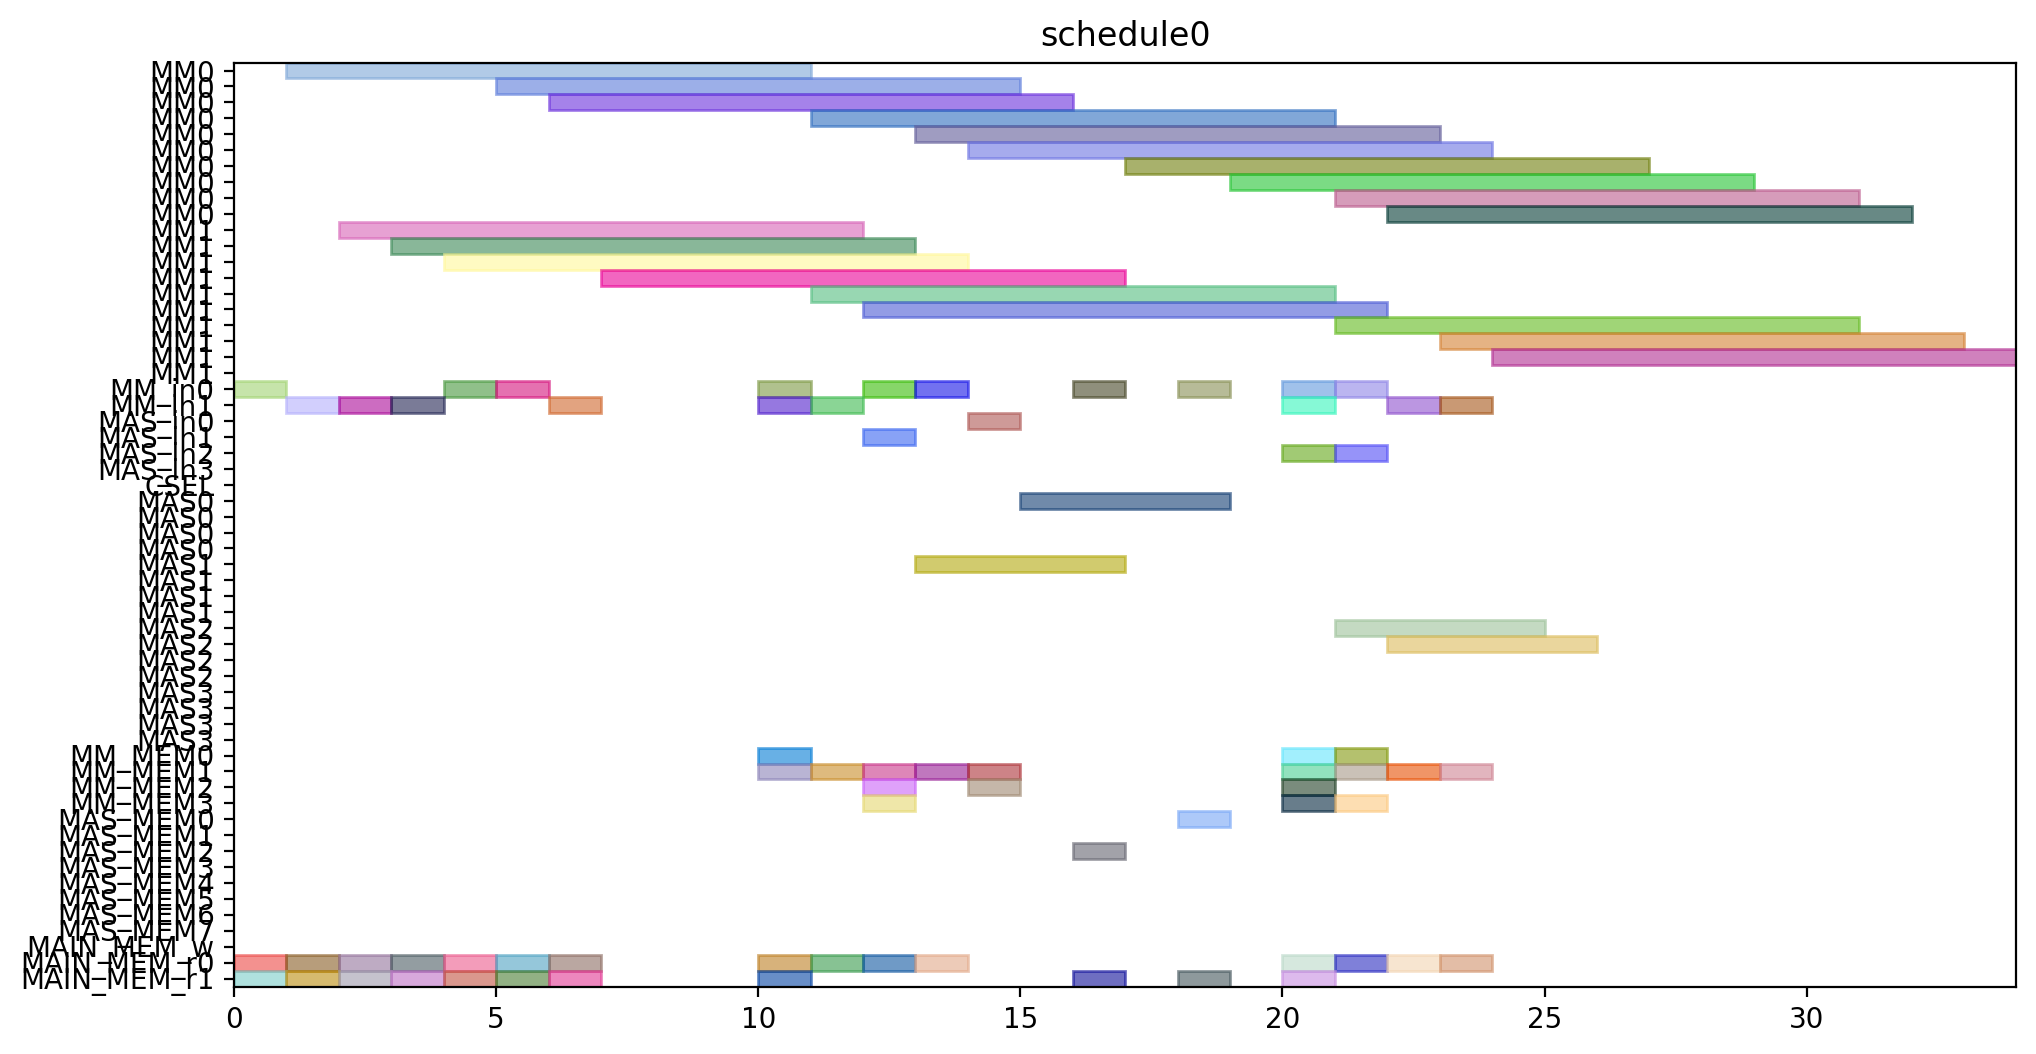

Source code (Python):
from pyschedule import Scenario, solvers, plotters, alt


def solve():
	horizon = 120
	S = Scenario("schedule0", horizon=horizon)

	# resource
	MM = S.Resources('MM', num=2, size=10)
	MM_in = S.Resources('MM_in', num=2)
	MAS_in = S.Resources('MAS_in', num=4)
	CSEL = S.Resource('CSEL')
	MAS = S.Resources('MAS', num=4, size=4, periods=range(1, horizon))
	MM_MEM = S.Resources('MM_MEM', num=4)
	MAS_MEM = S.Resources('MAS_MEM', num=8)
	MAIN_MEM_w = S.Resource('MAIN_MEM_w', size=1)
	MAIN_MEM_r = S.Resources('MAIN_MEM_r', num=2)

	# result of previous scheduling

	# new tasks
	Z_exp2 = S.Task('Z_exp2', length=10, delay_cost=1)
	Z_exp2 += alt(MM)
	Z_exp2_in = S.Task('Z_exp2_in', length=1, delay_cost=1)
	Z_exp2_in += alt(MM_in)
	S += Z_exp2_in*MM_in[0]<=Z_exp2*MM[0]
	S += Z_exp2_in*MM_in[1]<=Z_exp2*MM[1]
	Z_exp2_mem0 = S.Task('Z_exp2_mem0', length=1, delay_cost=1)
	Z_exp2_mem0 += MAIN_MEM_r[0]
	S += Z_exp2_mem0 <= Z_exp2

	Z_exp2_mem1 = S.Task('Z_exp2_mem1', length=1, delay_cost=1)
	Z_exp2_mem1 += MAIN_MEM_r[1]
	S += Z_exp2_mem1 <= Z_exp2

	NX0 = S.Task('NX0', length=10, delay_cost=1)
	NX0 += alt(MM)
	NX0_in = S.Task('NX0_in', length=1, delay_cost=1)
	NX0_in += alt(MM_in)
	S += NX0_in*MM_in[0]<=NX0*MM[0]
	S += NX0_in*MM_in[1]<=NX0*MM[1]
	NX0_mem0 = S.Task('NX0_mem0', length=1, delay_cost=1)
	NX0_mem0 += MAIN_MEM_r[0]
	S += NX0_mem0 <= NX0

	NX0_mem1 = S.Task('NX0_mem1', length=1, delay_cost=1)
	NX0_mem1 += MAIN_MEM_r[1]
	S += NX0_mem1 <= NX0

	k0_10_Z1 = S.Task('k0_10_Z1', length=10, delay_cost=1)
	k0_10_Z1 += alt(MM)
	k0_10_Z1_in = S.Task('k0_10_Z1_in', length=1, delay_cost=1)
	k0_10_Z1_in += alt(MM_in)
	S += k0_10_Z1_in*MM_in[0]<=k0_10_Z1*MM[0]
	S += k0_10_Z1_in*MM_in[1]<=k0_10_Z1*MM[1]
	k0_10_Z1_mem0 = S.Task('k0_10_Z1_mem0', length=1, delay_cost=1)
	k0_10_Z1_mem0 += MAIN_MEM_r[0]
	S += k0_10_Z1_mem0 <= k0_10_Z1

	k0_10_Z1_mem1 = S.Task('k0_10_Z1_mem1', length=1, delay_cost=1)
	k0_10_Z1_mem1 += MAIN_MEM_r[1]
	S += k0_10_Z1_mem1 <= k0_10_Z1

	DX0 = S.Task('DX0', length=10, delay_cost=1)
	DX0 += alt(MM)
	DX0_in = S.Task('DX0_in', length=1, delay_cost=1)
	DX0_in += alt(MM_in)
	S += DX0_in*MM_in[0]<=DX0*MM[0]
	S += DX0_in*MM_in[1]<=DX0*MM[1]
	DX0_mem0 = S.Task('DX0_mem0', length=1, delay_cost=1)
	DX0_mem0 += MAIN_MEM_r[0]
	S += DX0_mem0 <= DX0

	DX0_mem1 = S.Task('DX0_mem1', length=1, delay_cost=1)
	DX0_mem1 += MAIN_MEM_r[1]
	S += DX0_mem1 <= DX0

	NY0 = S.Task('NY0', length=10, delay_cost=1)
	NY0 += alt(MM)
	NY0_in = S.Task('NY0_in', length=1, delay_cost=1)
	NY0_in += alt(MM_in)
	S += NY0_in*MM_in[0]<=NY0*MM[0]
	S += NY0_in*MM_in[1]<=NY0*MM[1]
	NY0_mem0 = S.Task('NY0_mem0', length=1, delay_cost=1)
	NY0_mem0 += MAIN_MEM_r[0]
	S += NY0_mem0 <= NY0

	NY0_mem1 = S.Task('NY0_mem1', length=1, delay_cost=1)
	NY0_mem1 += MAIN_MEM_r[1]
	S += NY0_mem1 <= NY0

	k2_14_Z1 = S.Task('k2_14_Z1', length=10, delay_cost=1)
	k2_14_Z1 += alt(MM)
	k2_14_Z1_in = S.Task('k2_14_Z1_in', length=1, delay_cost=1)
	k2_14_Z1_in += alt(MM_in)
	S += k2_14_Z1_in*MM_in[0]<=k2_14_Z1*MM[0]
	S += k2_14_Z1_in*MM_in[1]<=k2_14_Z1*MM[1]
	k2_14_Z1_mem0 = S.Task('k2_14_Z1_mem0', length=1, delay_cost=1)
	k2_14_Z1_mem0 += MAIN_MEM_r[0]
	S += k2_14_Z1_mem0 <= k2_14_Z1

	k2_14_Z1_mem1 = S.Task('k2_14_Z1_mem1', length=1, delay_cost=1)
	k2_14_Z1_mem1 += MAIN_MEM_r[1]
	S += k2_14_Z1_mem1 <= k2_14_Z1

	DY0 = S.Task('DY0', length=10, delay_cost=1)
	DY0 += alt(MM)
	DY0_in = S.Task('DY0_in', length=1, delay_cost=1)
	DY0_in += alt(MM_in)
	S += DY0_in*MM_in[0]<=DY0*MM[0]
	S += DY0_in*MM_in[1]<=DY0*MM[1]
	DY0_mem0 = S.Task('DY0_mem0', length=1, delay_cost=1)
	DY0_mem0 += MAIN_MEM_r[0]
	S += DY0_mem0 <= DY0

	DY0_mem1 = S.Task('DY0_mem1', length=1, delay_cost=1)
	DY0_mem1 += MAIN_MEM_r[1]
	S += DY0_mem1 <= DY0

	Z_exp3 = S.Task('Z_exp3', length=10, delay_cost=1)
	Z_exp3 += alt(MM)
	Z_exp3_in = S.Task('Z_exp3_in', length=1, delay_cost=1)
	Z_exp3_in += alt(MM_in)
	S += Z_exp3_in*MM_in[0]<=Z_exp3*MM[0]
	S += Z_exp3_in*MM_in[1]<=Z_exp3*MM[1]
	Z_exp3_mem0 = S.Task('Z_exp3_mem0', length=1, delay_cost=1)
	Z_exp3_mem0 += alt(MM_MEM)
	S += (Z_exp2*MM[0])-1 < Z_exp3_mem0*MM_MEM[0]
	S += (Z_exp2*MM[1])-1 < Z_exp3_mem0*MM_MEM[2]
	S += Z_exp3_mem0 <= Z_exp3

	Z_exp3_mem1 = S.Task('Z_exp3_mem1', length=1, delay_cost=1)
	Z_exp3_mem1 += MAIN_MEM_r[1]
	S += Z_exp3_mem1 <= Z_exp3

	NX1_ = S.Task('NX1_', length=4, delay_cost=1)
	NX1_ += alt(MAS)
	NX1__in = S.Task('NX1__in', length=1, delay_cost=1)
	NX1__in += alt(MAS_in)
	S += NX1__in*MAS_in[0]<=NX1_*MAS[0]

	S += NX1__in*MAS_in[1]<=NX1_*MAS[1]

	S += NX1__in*MAS_in[2]<=NX1_*MAS[2]

	S += NX1__in*MAS_in[3]<=NX1_*MAS[3]

	NX1__mem0 = S.Task('NX1__mem0', length=1, delay_cost=1)
	NX1__mem0 += alt(MM_MEM)
	S += (NX0*MM[0])-1 < NX1__mem0*MM_MEM[0]
	S += (NX0*MM[1])-1 < NX1__mem0*MM_MEM[2]
	S += NX1__mem0 <= NX1_

	NX1__mem1 = S.Task('NX1__mem1', length=1, delay_cost=1)
	NX1__mem1 += alt(MM_MEM)
	S += (k0_10_Z1*MM[0])-1 < NX1__mem1*MM_MEM[1]
	S += (k0_10_Z1*MM[1])-1 < NX1__mem1*MM_MEM[3]
	S += NX1__mem1 <= NX1_

	k0_9_Z2 = S.Task('k0_9_Z2', length=10, delay_cost=1)
	k0_9_Z2 += alt(MM)
	k0_9_Z2_in = S.Task('k0_9_Z2_in', length=1, delay_cost=1)
	k0_9_Z2_in += alt(MM_in)
	S += k0_9_Z2_in*MM_in[0]<=k0_9_Z2*MM[0]
	S += k0_9_Z2_in*MM_in[1]<=k0_9_Z2*MM[1]
	k0_9_Z2_mem0 = S.Task('k0_9_Z2_mem0', length=1, delay_cost=1)
	k0_9_Z2_mem0 += MAIN_MEM_r[0]
	S += k0_9_Z2_mem0 <= k0_9_Z2

	k0_9_Z2_mem1 = S.Task('k0_9_Z2_mem1', length=1, delay_cost=1)
	k0_9_Z2_mem1 += alt(MM_MEM)
	S += (Z_exp2*MM[0])-1 < k0_9_Z2_mem1*MM_MEM[1]
	S += (Z_exp2*MM[1])-1 < k0_9_Z2_mem1*MM_MEM[3]
	S += k0_9_Z2_mem1 <= k0_9_Z2

	k1_9_Z2 = S.Task('k1_9_Z2', length=10, delay_cost=1)
	k1_9_Z2 += alt(MM)
	k1_9_Z2_in = S.Task('k1_9_Z2_in', length=1, delay_cost=1)
	k1_9_Z2_in += alt(MM_in)
	S += k1_9_Z2_in*MM_in[0]<=k1_9_Z2*MM[0]
	S += k1_9_Z2_in*MM_in[1]<=k1_9_Z2*MM[1]
	k1_9_Z2_mem0 = S.Task('k1_9_Z2_mem0', length=1, delay_cost=1)
	k1_9_Z2_mem0 += MAIN_MEM_r[0]
	S += k1_9_Z2_mem0 <= k1_9_Z2

	k1_9_Z2_mem1 = S.Task('k1_9_Z2_mem1', length=1, delay_cost=1)
	k1_9_Z2_mem1 += alt(MM_MEM)
	S += (Z_exp2*MM[0])-1 < k1_9_Z2_mem1*MM_MEM[1]
	S += (Z_exp2*MM[1])-1 < k1_9_Z2_mem1*MM_MEM[3]
	S += k1_9_Z2_mem1 <= k1_9_Z2

	NY1_ = S.Task('NY1_', length=4, delay_cost=1)
	NY1_ += alt(MAS)
	NY1__in = S.Task('NY1__in', length=1, delay_cost=1)
	NY1__in += alt(MAS_in)
	S += NY1__in*MAS_in[0]<=NY1_*MAS[0]

	S += NY1__in*MAS_in[1]<=NY1_*MAS[1]

	S += NY1__in*MAS_in[2]<=NY1_*MAS[2]

	S += NY1__in*MAS_in[3]<=NY1_*MAS[3]

	NY1__mem0 = S.Task('NY1__mem0', length=1, delay_cost=1)
	NY1__mem0 += alt(MM_MEM)
	S += (NY0*MM[0])-1 < NY1__mem0*MM_MEM[0]
	S += (NY0*MM[1])-1 < NY1__mem0*MM_MEM[2]
	S += NY1__mem0 <= NY1_

	NY1__mem1 = S.Task('NY1__mem1', length=1, delay_cost=1)
	NY1__mem1 += alt(MM_MEM)
	S += (k2_14_Z1*MM[0])-1 < NY1__mem1*MM_MEM[1]
	S += (k2_14_Z1*MM[1])-1 < NY1__mem1*MM_MEM[3]
	S += NY1__mem1 <= NY1_

	k2_13_Z2 = S.Task('k2_13_Z2', length=10, delay_cost=1)
	k2_13_Z2 += alt(MM)
	k2_13_Z2_in = S.Task('k2_13_Z2_in', length=1, delay_cost=1)
	k2_13_Z2_in += alt(MM_in)
	S += k2_13_Z2_in*MM_in[0]<=k2_13_Z2*MM[0]
	S += k2_13_Z2_in*MM_in[1]<=k2_13_Z2*MM[1]
	k2_13_Z2_mem0 = S.Task('k2_13_Z2_mem0', length=1, delay_cost=1)
	k2_13_Z2_mem0 += MAIN_MEM_r[0]
	S += k2_13_Z2_mem0 <= k2_13_Z2

	k2_13_Z2_mem1 = S.Task('k2_13_Z2_mem1', length=1, delay_cost=1)
	k2_13_Z2_mem1 += alt(MM_MEM)
	S += (Z_exp2*MM[0])-1 < k2_13_Z2_mem1*MM_MEM[1]
	S += (Z_exp2*MM[1])-1 < k2_13_Z2_mem1*MM_MEM[3]
	S += k2_13_Z2_mem1 <= k2_13_Z2

	k3_14_Z2 = S.Task('k3_14_Z2', length=10, delay_cost=1)
	k3_14_Z2 += alt(MM)
	k3_14_Z2_in = S.Task('k3_14_Z2_in', length=1, delay_cost=1)
	k3_14_Z2_in += alt(MM_in)
	S += k3_14_Z2_in*MM_in[0]<=k3_14_Z2*MM[0]
	S += k3_14_Z2_in*MM_in[1]<=k3_14_Z2*MM[1]
	k3_14_Z2_mem0 = S.Task('k3_14_Z2_mem0', length=1, delay_cost=1)
	k3_14_Z2_mem0 += MAIN_MEM_r[0]
	S += k3_14_Z2_mem0 <= k3_14_Z2

	k3_14_Z2_mem1 = S.Task('k3_14_Z2_mem1', length=1, delay_cost=1)
	k3_14_Z2_mem1 += alt(MM_MEM)
	S += (Z_exp2*MM[0])-1 < k3_14_Z2_mem1*MM_MEM[1]
	S += (Z_exp2*MM[1])-1 < k3_14_Z2_mem1*MM_MEM[3]
	S += k3_14_Z2_mem1 <= k3_14_Z2

	Z_exp4 = S.Task('Z_exp4', length=10, delay_cost=1)
	Z_exp4 += alt(MM)
	Z_exp4_in = S.Task('Z_exp4_in', length=1, delay_cost=1)
	Z_exp4_in += alt(MM_in)
	S += Z_exp4_in*MM_in[0]<=Z_exp4*MM[0]
	S += Z_exp4_in*MM_in[1]<=Z_exp4*MM[1]
	Z_exp4_mem0 = S.Task('Z_exp4_mem0', length=1, delay_cost=1)
	Z_exp4_mem0 += alt(MM_MEM)
	S += (Z_exp3*MM[0])-1 < Z_exp4_mem0*MM_MEM[0]
	S += (Z_exp3*MM[1])-1 < Z_exp4_mem0*MM_MEM[2]
	S += Z_exp4_mem0 <= Z_exp4

	Z_exp4_mem1 = S.Task('Z_exp4_mem1', length=1, delay_cost=1)
	Z_exp4_mem1 += MAIN_MEM_r[1]
	S += Z_exp4_mem1 <= Z_exp4

	NX1 = S.Task('NX1', length=10, delay_cost=1)
	NX1 += alt(MM)
	NX1_in = S.Task('NX1_in', length=1, delay_cost=1)
	NX1_in += alt(MM_in)
	S += NX1_in*MM_in[0]<=NX1*MM[0]
	S += NX1_in*MM_in[1]<=NX1*MM[1]
	NX1_mem0 = S.Task('NX1_mem0', length=1, delay_cost=1)
	NX1_mem0 += alt(MAS_MEM)
	S += (NX1_*MAS[0])-1 < NX1_mem0*MAS_MEM[0]
	S += (NX1_*MAS[1])-1 < NX1_mem0*MAS_MEM[2]
	S += (NX1_*MAS[2])-1 < NX1_mem0*MAS_MEM[4]
	S += (NX1_*MAS[3])-1 < NX1_mem0*MAS_MEM[6]
	S += NX1_mem0 <= NX1

	NX1_mem1 = S.Task('NX1_mem1', length=1, delay_cost=1)
	NX1_mem1 += MAIN_MEM_r[1]
	S += NX1_mem1 <= NX1

	k0_8_Z3 = S.Task('k0_8_Z3', length=10, delay_cost=1)
	k0_8_Z3 += alt(MM)
	k0_8_Z3_in = S.Task('k0_8_Z3_in', length=1, delay_cost=1)
	k0_8_Z3_in += alt(MM_in)
	S += k0_8_Z3_in*MM_in[0]<=k0_8_Z3*MM[0]
	S += k0_8_Z3_in*MM_in[1]<=k0_8_Z3*MM[1]
	k0_8_Z3_mem0 = S.Task('k0_8_Z3_mem0', length=1, delay_cost=1)
	k0_8_Z3_mem0 += MAIN_MEM_r[0]
	S += k0_8_Z3_mem0 <= k0_8_Z3

	k0_8_Z3_mem1 = S.Task('k0_8_Z3_mem1', length=1, delay_cost=1)
	k0_8_Z3_mem1 += alt(MM_MEM)
	S += (Z_exp3*MM[0])-1 < k0_8_Z3_mem1*MM_MEM[1]
	S += (Z_exp3*MM[1])-1 < k0_8_Z3_mem1*MM_MEM[3]
	S += k0_8_Z3_mem1 <= k0_8_Z3

	DX1_ = S.Task('DX1_', length=4, delay_cost=1)
	DX1_ += alt(MAS)
	DX1__in = S.Task('DX1__in', length=1, delay_cost=1)
	DX1__in += alt(MAS_in)
	S += DX1__in*MAS_in[0]<=DX1_*MAS[0]

	S += DX1__in*MAS_in[1]<=DX1_*MAS[1]

	S += DX1__in*MAS_in[2]<=DX1_*MAS[2]

	S += DX1__in*MAS_in[3]<=DX1_*MAS[3]

	DX1__mem0 = S.Task('DX1__mem0', length=1, delay_cost=1)
	DX1__mem0 += alt(MM_MEM)
	S += (DX0*MM[0])-1 < DX1__mem0*MM_MEM[0]
	S += (DX0*MM[1])-1 < DX1__mem0*MM_MEM[2]
	S += DX1__mem0 <= DX1_

	DX1__mem1 = S.Task('DX1__mem1', length=1, delay_cost=1)
	DX1__mem1 += alt(MM_MEM)
	S += (k1_9_Z2*MM[0])-1 < DX1__mem1*MM_MEM[1]
	S += (k1_9_Z2*MM[1])-1 < DX1__mem1*MM_MEM[3]
	S += DX1__mem1 <= DX1_

	k1_8_Z3 = S.Task('k1_8_Z3', length=10, delay_cost=1)
	k1_8_Z3 += alt(MM)
	k1_8_Z3_in = S.Task('k1_8_Z3_in', length=1, delay_cost=1)
	k1_8_Z3_in += alt(MM_in)
	S += k1_8_Z3_in*MM_in[0]<=k1_8_Z3*MM[0]
	S += k1_8_Z3_in*MM_in[1]<=k1_8_Z3*MM[1]
	k1_8_Z3_mem0 = S.Task('k1_8_Z3_mem0', length=1, delay_cost=1)
	k1_8_Z3_mem0 += MAIN_MEM_r[0]
	S += k1_8_Z3_mem0 <= k1_8_Z3

	k1_8_Z3_mem1 = S.Task('k1_8_Z3_mem1', length=1, delay_cost=1)
	k1_8_Z3_mem1 += alt(MM_MEM)
	S += (Z_exp3*MM[0])-1 < k1_8_Z3_mem1*MM_MEM[1]
	S += (Z_exp3*MM[1])-1 < k1_8_Z3_mem1*MM_MEM[3]
	S += k1_8_Z3_mem1 <= k1_8_Z3

	NY1 = S.Task('NY1', length=10, delay_cost=1)
	NY1 += alt(MM)
	NY1_in = S.Task('NY1_in', length=1, delay_cost=1)
	NY1_in += alt(MM_in)
	S += NY1_in*MM_in[0]<=NY1*MM[0]
	S += NY1_in*MM_in[1]<=NY1*MM[1]
	NY1_mem0 = S.Task('NY1_mem0', length=1, delay_cost=1)
	NY1_mem0 += alt(MAS_MEM)
	S += (NY1_*MAS[0])-1 < NY1_mem0*MAS_MEM[0]
	S += (NY1_*MAS[1])-1 < NY1_mem0*MAS_MEM[2]
	S += (NY1_*MAS[2])-1 < NY1_mem0*MAS_MEM[4]
	S += (NY1_*MAS[3])-1 < NY1_mem0*MAS_MEM[6]
	S += NY1_mem0 <= NY1

	NY1_mem1 = S.Task('NY1_mem1', length=1, delay_cost=1)
	NY1_mem1 += MAIN_MEM_r[1]
	S += NY1_mem1 <= NY1

	k2_12_Z3 = S.Task('k2_12_Z3', length=10, delay_cost=1)
	k2_12_Z3 += alt(MM)
	k2_12_Z3_in = S.Task('k2_12_Z3_in', length=1, delay_cost=1)
	k2_12_Z3_in += alt(MM_in)
	S += k2_12_Z3_in*MM_in[0]<=k2_12_Z3*MM[0]
	S += k2_12_Z3_in*MM_in[1]<=k2_12_Z3*MM[1]
	k2_12_Z3_mem0 = S.Task('k2_12_Z3_mem0', length=1, delay_cost=1)
	k2_12_Z3_mem0 += MAIN_MEM_r[0]
	S += k2_12_Z3_mem0 <= k2_12_Z3

	k2_12_Z3_mem1 = S.Task('k2_12_Z3_mem1', length=1, delay_cost=1)
	k2_12_Z3_mem1 += alt(MM_MEM)
	S += (Z_exp3*MM[0])-1 < k2_12_Z3_mem1*MM_MEM[1]
	S += (Z_exp3*MM[1])-1 < k2_12_Z3_mem1*MM_MEM[3]
	S += k2_12_Z3_mem1 <= k2_12_Z3

	DY1_ = S.Task('DY1_', length=4, delay_cost=1)
	DY1_ += alt(MAS)
	DY1__in = S.Task('DY1__in', length=1, delay_cost=1)
	DY1__in += alt(MAS_in)
	S += DY1__in*MAS_in[0]<=DY1_*MAS[0]

	S += DY1__in*MAS_in[1]<=DY1_*MAS[1]

	S += DY1__in*MAS_in[2]<=DY1_*MAS[2]

	S += DY1__in*MAS_in[3]<=DY1_*MAS[3]

	DY1__mem0 = S.Task('DY1__mem0', length=1, delay_cost=1)
	DY1__mem0 += alt(MM_MEM)
	S += (DY0*MM[0])-1 < DY1__mem0*MM_MEM[0]
	S += (DY0*MM[1])-1 < DY1__mem0*MM_MEM[2]
	S += DY1__mem0 <= DY1_

	DY1__mem1 = S.Task('DY1__mem1', length=1, delay_cost=1)
	DY1__mem1 += alt(MM_MEM)
	S += (k3_14_Z2*MM[0])-1 < DY1__mem1*MM_MEM[1]
	S += (k3_14_Z2*MM[1])-1 < DY1__mem1*MM_MEM[3]
	S += DY1__mem1 <= DY1_

	k3_13_Z3 = S.Task('k3_13_Z3', length=10, delay_cost=1)
	k3_13_Z3 += alt(MM)
	k3_13_Z3_in = S.Task('k3_13_Z3_in', length=1, delay_cost=1)
	k3_13_Z3_in += alt(MM_in)
	S += k3_13_Z3_in*MM_in[0]<=k3_13_Z3*MM[0]
	S += k3_13_Z3_in*MM_in[1]<=k3_13_Z3*MM[1]
	k3_13_Z3_mem0 = S.Task('k3_13_Z3_mem0', length=1, delay_cost=1)
	k3_13_Z3_mem0 += MAIN_MEM_r[0]
	S += k3_13_Z3_mem0 <= k3_13_Z3

	k3_13_Z3_mem1 = S.Task('k3_13_Z3_mem1', length=1, delay_cost=1)
	k3_13_Z3_mem1 += alt(MM_MEM)
	S += (Z_exp3*MM[0])-1 < k3_13_Z3_mem1*MM_MEM[1]
	S += (Z_exp3*MM[1])-1 < k3_13_Z3_mem1*MM_MEM[3]
	S += k3_13_Z3_mem1 <= k3_13_Z3

	solvers.mip.solve(S,msg=1,kind='CPLEX',ratio_gap=1.01)

	solution = [['hoge']*len(S.solution()[1]) for i in range(len(S.solution()))]
	for i in range(len(S.solution())):
		for j in range(len(S.solution()[i])):
			solution[i][j]=str(S.solution()[i][j])
	print(solution)

	cycles = int(solution[-1][3])

	pic_file_name = "/mnt/rose/usr1/fukuda/ABE/multiRAM_multiMAS_16mux/scheduling_result/stage10MM2_stage4MAS4/ISOGENY/schedule0.png"
	if(S.solution() != []):
		plotters.matplotlib.plot(S,img_filename=pic_file_name, show_task_labels=False, fig_size=(cycles*0.25+3, 6))

	return solution
